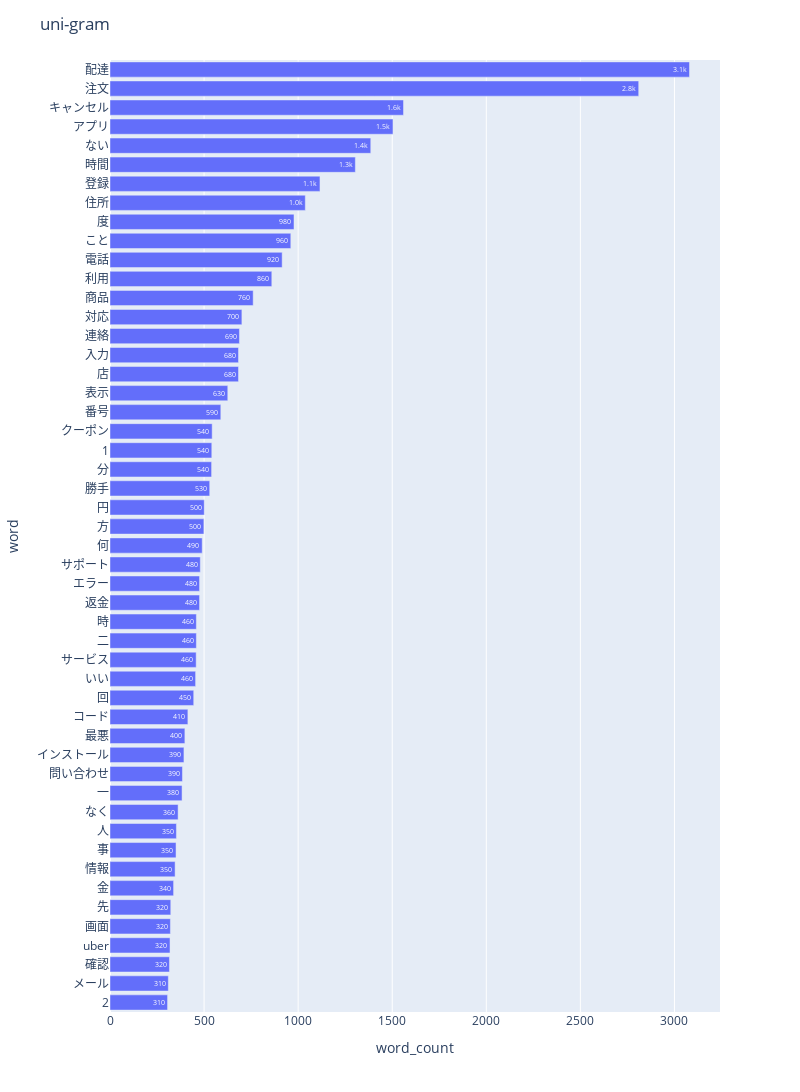

The notebook cell this image was saved under:
### Code cell
npt = nlplot.NLPlot(df2_1, target_col='words')

# top_nで頻出上位単語, min_freqで頻出下位単語を指定
stopwords = npt.get_stopword(top_n=0, min_freq=0)

npt.bar_ngram(
    title='uni-gram',
    xaxis_label='word_count',
    yaxis_label='word',
    ngram=1,
    top_n=50,
    stopwords=stopwords,
)

### Figure 1 — Plotly figure (JSON) as saved in the notebook; plotly's stock layout.template omitted (floating-point values rounded to 4 significant figures)
{"data": [{"alignmentgroup": "True", "hovertemplate": "word_count=%{text}<br>word=%{y}<extra></extra>", "legendgroup": "", "marker": {"pattern": {"shape": ""}}, "name": "", "offsetgroup": "", "orientation": "h", "showlegend": false, "text": [306, 310, 316, 319, 321, 323, 338, 346, 351, 353, 362, 383, 385, 393, 398, 414, 445, 455, 458, 459, 459, 476, 476, 480, 490, 499, 501, 530, 540, 541, 543, 589, 626, 683, 683, 688, 701, 761, 860, 915, 961, 978, 1038, 1116, 1304, 1386, 1504, 1560, 2810, 3080], "textposition": "auto", "texttemplate": "%{text:.2s}", "type": "bar", "x": [306, 310, 316, 319, 321, 323, 338, 346, 351, 353, 362, 383, 385, 393, 398, 414, 445, 455, 458, 459, 459, 476, 476, 480, 490, 499, 501, 530, 540, 541, 543, 589, 626, 683, 683, 688, 701, 761, 860, 915, 961, 978, 1038, 1116, 1304, 1386, 1504, 1560, 2810, 3080], "xaxis": "x", "y": ["2", "メール", "確認", "uber", "画面", "先", "金", "情報", "事", "人", "なく", "一", "問い合わせ", "インストール", "最悪", "コード", "回", "いい", "サービス", "二", "時", "返金", "エラー", "サポート", "何", "方", "円", "勝手", "分", "1", "クーポン", "番号", "表示", "店", "入力", "連絡", "対応", "商品", "利用", "電話", "こと", "度", "住所", "登録", "時間", "ない", "アプリ", "キャンセル", "注文", "配達"], "yaxis": "y"}], "layout": {"barmode": "relative", "height": 1100, "legend": {"tracegroupgap": 0}, "margin": {"t": 60}, "title": {"text": "uni-gram"}, "width": 800, "xaxis": {"anchor": "y", "domain": [0, 1], "title": {"text": "word_count"}}, "yaxis": {"anchor": "x", "domain": [0, 1], "title": {"text": "word"}}}}
